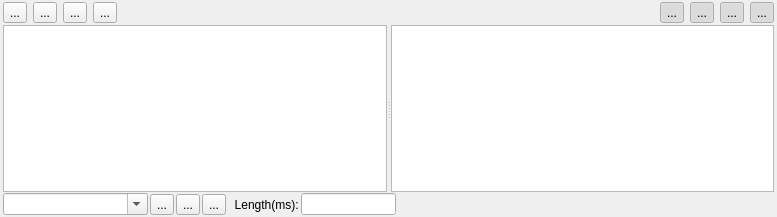
<?xml version="1.0" encoding="UTF-8"?>
<ui version="4.0">
 <class>TimelinePanel</class>
 <widget class="QWidget" name="TimelinePanel">
  <property name="geometry">
   <rect>
    <x>0</x>
    <y>0</y>
    <width>777</width>
    <height>217</height>
   </rect>
  </property>
  <property name="windowTitle">
   <string>Timeline</string>
  </property>
  <layout class="QVBoxLayout" name="verticalLayout">
   <property name="spacing">
    <number>0</number>
   </property>
   <property name="leftMargin">
    <number>3</number>
   </property>
   <property name="topMargin">
    <number>0</number>
   </property>
   <property name="rightMargin">
    <number>3</number>
   </property>
   <property name="bottomMargin">
    <number>0</number>
   </property>
   <item>
    <widget class="QWidget" name="TopTools" native="true">
     <property name="minimumSize">
      <size>
       <width>0</width>
       <height>25</height>
      </size>
     </property>
     <property name="maximumSize">
      <size>
       <width>16777215</width>
       <height>25</height>
      </size>
     </property>
     <layout class="QHBoxLayout" name="horizontalLayout_2">
      <property name="leftMargin">
       <number>0</number>
      </property>
      <property name="topMargin">
       <number>0</number>
      </property>
      <property name="rightMargin">
       <number>0</number>
      </property>
      <property name="bottomMargin">
       <number>0</number>
      </property>
      <item>
       <widget class="QToolButton" name="AddNode">
        <property name="sizePolicy">
         <sizepolicy hsizetype="Fixed" vsizetype="Fixed">
          <horstretch>0</horstretch>
          <verstretch>0</verstretch>
         </sizepolicy>
        </property>
        <property name="text">
         <string>...</string>
        </property>
        <property name="popupMode">
         <enum>QToolButton::DelayedPopup</enum>
        </property>
       </widget>
      </item>
      <item>
       <widget class="QToolButton" name="Play">
        <property name="text">
         <string>...</string>
        </property>
       </widget>
      </item>
      <item>
       <widget class="QToolButton" name="Stop">
        <property name="text">
         <string>...</string>
        </property>
       </widget>
      </item>
      <item>
       <widget class="QToolButton" name="Restart">
        <property name="text">
         <string>...</string>
        </property>
       </widget>
      </item>
      <item>
       <spacer name="horizontalSpacer">
        <property name="orientation">
         <enum>Qt::Horizontal</enum>
        </property>
        <property name="sizeHint" stdset="0">
         <size>
          <width>725</width>
          <height>20</height>
         </size>
        </property>
       </spacer>
      </item>
      <item>
       <widget class="QToolButton" name="m_curveXVisible">
        <property name="text">
         <string>...</string>
        </property>
        <property name="checkable">
         <bool>true</bool>
        </property>
        <property name="checked">
         <bool>true</bool>
        </property>
       </widget>
      </item>
      <item>
       <widget class="QToolButton" name="m_curveYVisible">
        <property name="text">
         <string>...</string>
        </property>
        <property name="checkable">
         <bool>true</bool>
        </property>
        <property name="checked">
         <bool>true</bool>
        </property>
       </widget>
      </item>
      <item>
       <widget class="QToolButton" name="m_curveZVisible">
        <property name="text">
         <string>...</string>
        </property>
        <property name="checkable">
         <bool>true</bool>
        </property>
        <property name="checked">
         <bool>true</bool>
        </property>
       </widget>
      </item>
      <item>
       <widget class="QToolButton" name="m_curveWVisible">
        <property name="text">
         <string>...</string>
        </property>
        <property name="checkable">
         <bool>true</bool>
        </property>
        <property name="checked">
         <bool>true</bool>
        </property>
       </widget>
      </item>
     </layout>
    </widget>
   </item>
   <item>
    <widget class="QSplitter" name="m_splitter">
     <property name="orientation">
      <enum>Qt::Horizontal</enum>
     </property>
     <widget class="QTreeWidget" name="m_nodeTreeWidget">
      <property name="animated">
       <bool>false</bool>
      </property>
      <property name="headerHidden">
       <bool>true</bool>
      </property>
      <property name="columnCount">
       <number>2</number>
      </property>
      <column>
       <property name="text">
        <string notr="true">1</string>
       </property>
      </column>
      <column>
       <property name="text">
        <string notr="true">2</string>
       </property>
      </column>
     </widget>
     <widget class="QGraphicsView" name="m_graphicsView">
      <property name="contextMenuPolicy">
       <enum>Qt::CustomContextMenu</enum>
      </property>
      <property name="verticalScrollBarPolicy">
       <enum>Qt::ScrollBarAlwaysOff</enum>
      </property>
      <property name="horizontalScrollBarPolicy">
       <enum>Qt::ScrollBarAlwaysOff</enum>
      </property>
     </widget>
    </widget>
   </item>
   <item>
    <widget class="QWidget" name="BottomTools" native="true">
     <property name="minimumSize">
      <size>
       <width>0</width>
       <height>25</height>
      </size>
     </property>
     <property name="maximumSize">
      <size>
       <width>16777215</width>
       <height>25</height>
      </size>
     </property>
     <layout class="QHBoxLayout" name="horizontalLayout">
      <property name="spacing">
       <number>2</number>
      </property>
      <property name="leftMargin">
       <number>0</number>
      </property>
      <property name="topMargin">
       <number>0</number>
      </property>
      <property name="rightMargin">
       <number>0</number>
      </property>
      <property name="bottomMargin">
       <number>0</number>
      </property>
      <item>
       <widget class="QComboBox" name="m_clips">
        <property name="minimumSize">
         <size>
          <width>145</width>
          <height>0</height>
         </size>
        </property>
        <property name="editable">
         <bool>true</bool>
        </property>
       </widget>
      </item>
      <item>
       <widget class="QToolButton" name="NewClip">
        <property name="toolTip">
         <string extracomment="New Clip">New Animation</string>
        </property>
        <property name="statusTip">
         <string/>
        </property>
        <property name="text">
         <string>...</string>
        </property>
       </widget>
      </item>
      <item>
       <widget class="QToolButton" name="DuplicateClip">
        <property name="toolTip">
         <string>Duplicate Animation</string>
        </property>
        <property name="text">
         <string>...</string>
        </property>
       </widget>
      </item>
      <item>
       <widget class="QToolButton" name="DeleteClip">
        <property name="toolTip">
         <string>Delete Animation</string>
        </property>
        <property name="text">
         <string>...</string>
        </property>
       </widget>
      </item>
      <item>
       <widget class="QLabel" name="label">
        <property name="text">
         <string>  Length(ms):</string>
        </property>
       </widget>
      </item>
      <item>
       <widget class="QLineEdit" name="m_clipLengthLineEdit">
        <property name="minimumSize">
         <size>
          <width>0</width>
          <height>0</height>
         </size>
        </property>
        <property name="maximumSize">
         <size>
          <width>95</width>
          <height>16777215</height>
         </size>
        </property>
       </widget>
      </item>
      <item>
       <spacer name="horizontalSpacer_2">
        <property name="orientation">
         <enum>Qt::Horizontal</enum>
        </property>
        <property name="sizeHint" stdset="0">
         <size>
          <width>40</width>
          <height>20</height>
         </size>
        </property>
       </spacer>
      </item>
     </layout>
    </widget>
   </item>
  </layout>
  <action name="m_actionAddNode">
   <property name="text">
    <string>Add Node</string>
   </property>
  </action>
  <action name="m_actionAddSetting">
   <property name="text">
    <string>Add Setting</string>
   </property>
  </action>
  <action name="m_actionAddResource">
   <property name="text">
    <string>Add Resource</string>
   </property>
  </action>
  <action name="m_actionCurveRed">
   <property name="text">
    <string>Curve Red(X)</string>
   </property>
  </action>
  <action name="m_actionCurveGreen">
   <property name="text">
    <string>Curve Green(Y)</string>
   </property>
  </action>
  <action name="m_actionCurveBlue">
   <property name="text">
    <string>Curve Blue(Z)</string>
   </property>
   <property name="toolTip">
    <string>Curve Blue(Z)</string>
   </property>
  </action>
  <action name="m_actionCurveWhite">
   <property name="text">
    <string>Curve White(W)</string>
   </property>
   <property name="toolTip">
    <string>Curve White(W)</string>
   </property>
  </action>
  <action name="m_actionAddKeyToCurveRed">
   <property name="text">
    <string>Add Key To Curve Red (X)</string>
   </property>
  </action>
  <action name="m_actionAddKeyToCurveGreen">
   <property name="text">
    <string>Add Key To Curve Green (Y)</string>
   </property>
   <property name="toolTip">
    <string>Add Key To Curve Green</string>
   </property>
  </action>
  <action name="m_actionAddKeyToCurveBlue">
   <property name="text">
    <string>Add Key To Curve Blue (Z)</string>
   </property>
   <property name="toolTip">
    <string>Add Key To Curve Blue</string>
   </property>
  </action>
  <action name="m_actionAddKeyToCurveWhite">
   <property name="text">
    <string>Add Key To Curve White (W)</string>
   </property>
   <property name="toolTip">
    <string>Add Key To Curve White</string>
   </property>
  </action>
 </widget>
 <resources/>
 <connections/>
</ui>
